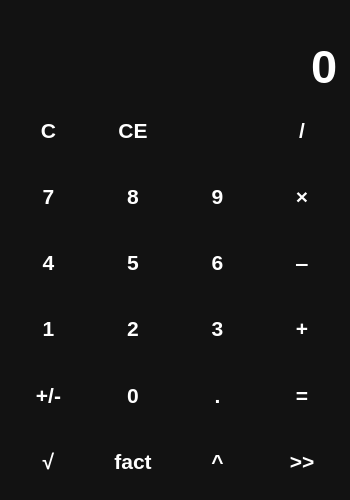
<?xml version="1.0" encoding="UTF-8"?>
<ui version="4.0">
 <class>MainWindow</class>
 <widget class="QMainWindow" name="MainWindow">
  <property name="geometry">
   <rect>
    <x>0</x>
    <y>0</y>
    <width>350</width>
    <height>500</height>
   </rect>
  </property>
  <property name="minimumSize">
   <size>
    <width>350</width>
    <height>500</height>
   </size>
  </property>
  <property name="windowTitle">
   <string>Калькулятор</string>
  </property>
  <property name="windowIcon">
   <iconset resource="files.qrc">
    <normaloff>:/icons/icons/calculator.png</normaloff>:/icons/icons/calculator.png</iconset>
  </property>
  <property name="styleSheet">
   <string notr="true">QWidget{
    color: white;
    background-color: #121212;
    font-family: &quot;Rubik&quot;, sans-serif;
    font-size: 16pt;
    font-weight: 600;
}

QPushButton{
    background-color: transparent;
    border: none;
}

QPushButton:hover{
    background-color: #666;
}

QPushButton:pressed{
    background-color: #888;
}</string>
  </property>
  <widget class="QWidget" name="centralwidget">
   <layout class="QVBoxLayout" name="verticalLayout">
    <item>
     <widget class="QLabel" name="lbl_temp">
      <property name="sizePolicy">
       <sizepolicy hsizetype="Preferred" vsizetype="Maximum">
        <horstretch>0</horstretch>
        <verstretch>0</verstretch>
       </sizepolicy>
      </property>
      <property name="styleSheet">
       <string notr="true">color: #888;</string>
      </property>
      <property name="text">
       <string/>
      </property>
      <property name="alignment">
       <set>Qt::AlignmentFlag::AlignRight|Qt::AlignmentFlag::AlignTrailing|Qt::AlignmentFlag::AlignVCenter</set>
      </property>
     </widget>
    </item>
    <item>
     <widget class="QLineEdit" name="le_entry">
      <property name="sizePolicy">
       <sizepolicy hsizetype="Expanding" vsizetype="Maximum">
        <horstretch>0</horstretch>
        <verstretch>0</verstretch>
       </sizepolicy>
      </property>
      <property name="styleSheet">
       <string notr="true">font-size: 35pt;
border: none;</string>
      </property>
      <property name="text">
       <string>0</string>
      </property>
      <property name="maxLength">
       <number>16</number>
      </property>
      <property name="alignment">
       <set>Qt::AlignmentFlag::AlignRight|Qt::AlignmentFlag::AlignTrailing|Qt::AlignmentFlag::AlignVCenter</set>
      </property>
      <property name="readOnly">
       <bool>true</bool>
      </property>
     </widget>
    </item>
    <item>
     <layout class="QGridLayout" name="layout_buttons">
      <item row="0" column="0">
       <widget class="QPushButton" name="btn_clear">
        <property name="sizePolicy">
         <sizepolicy hsizetype="Minimum" vsizetype="Expanding">
          <horstretch>0</horstretch>
          <verstretch>0</verstretch>
         </sizepolicy>
        </property>
        <property name="cursor">
         <cursorShape>PointingHandCursor</cursorShape>
        </property>
        <property name="text">
         <string>C</string>
        </property>
       </widget>
      </item>
      <item row="4" column="0">
       <widget class="QPushButton" name="btn_change">
        <property name="sizePolicy">
         <sizepolicy hsizetype="Minimum" vsizetype="Expanding">
          <horstretch>0</horstretch>
          <verstretch>0</verstretch>
         </sizepolicy>
        </property>
        <property name="cursor">
         <cursorShape>PointingHandCursor</cursorShape>
        </property>
        <property name="text">
         <string>+/-</string>
        </property>
       </widget>
      </item>
      <item row="5" column="0">
       <widget class="QPushButton" name="btn_root">
        <property name="sizePolicy">
         <sizepolicy hsizetype="Minimum" vsizetype="Expanding">
          <horstretch>0</horstretch>
          <verstretch>0</verstretch>
         </sizepolicy>
        </property>
        <property name="cursor">
         <cursorShape>PointingHandCursor</cursorShape>
        </property>
        <property name="text">
         <string>√</string>
        </property>
       </widget>
      </item>
      <item row="1" column="0">
       <widget class="QPushButton" name="btn_7">
        <property name="sizePolicy">
         <sizepolicy hsizetype="Minimum" vsizetype="Expanding">
          <horstretch>0</horstretch>
          <verstretch>0</verstretch>
         </sizepolicy>
        </property>
        <property name="cursor">
         <cursorShape>PointingHandCursor</cursorShape>
        </property>
        <property name="text">
         <string>7</string>
        </property>
        <property name="shortcut">
         <string>7</string>
        </property>
       </widget>
      </item>
      <item row="3" column="0">
       <widget class="QPushButton" name="btn_1">
        <property name="sizePolicy">
         <sizepolicy hsizetype="Minimum" vsizetype="Expanding">
          <horstretch>0</horstretch>
          <verstretch>0</verstretch>
         </sizepolicy>
        </property>
        <property name="cursor">
         <cursorShape>PointingHandCursor</cursorShape>
        </property>
        <property name="text">
         <string>1</string>
        </property>
        <property name="shortcut">
         <string>1</string>
        </property>
       </widget>
      </item>
      <item row="2" column="0">
       <widget class="QPushButton" name="btn_4">
        <property name="sizePolicy">
         <sizepolicy hsizetype="Minimum" vsizetype="Expanding">
          <horstretch>0</horstretch>
          <verstretch>0</verstretch>
         </sizepolicy>
        </property>
        <property name="cursor">
         <cursorShape>PointingHandCursor</cursorShape>
        </property>
        <property name="text">
         <string>4</string>
        </property>
        <property name="shortcut">
         <string>4</string>
        </property>
       </widget>
      </item>
      <item row="5" column="2">
       <widget class="QPushButton" name="btn_deg">
        <property name="sizePolicy">
         <sizepolicy hsizetype="Minimum" vsizetype="Expanding">
          <horstretch>0</horstretch>
          <verstretch>0</verstretch>
         </sizepolicy>
        </property>
        <property name="cursor">
         <cursorShape>PointingHandCursor</cursorShape>
        </property>
        <property name="text">
         <string>^</string>
        </property>
       </widget>
      </item>
      <item row="5" column="1">
       <widget class="QPushButton" name="btn_fact">
        <property name="sizePolicy">
         <sizepolicy hsizetype="Minimum" vsizetype="Expanding">
          <horstretch>0</horstretch>
          <verstretch>0</verstretch>
         </sizepolicy>
        </property>
        <property name="cursor">
         <cursorShape>PointingHandCursor</cursorShape>
        </property>
        <property name="text">
         <string>fact</string>
        </property>
       </widget>
      </item>
      <item row="5" column="3">
       <widget class="QPushButton" name="btn_dop">
        <property name="sizePolicy">
         <sizepolicy hsizetype="Minimum" vsizetype="Expanding">
          <horstretch>0</horstretch>
          <verstretch>0</verstretch>
         </sizepolicy>
        </property>
        <property name="cursor">
         <cursorShape>PointingHandCursor</cursorShape>
        </property>
        <property name="text">
         <string>&gt;&gt;</string>
        </property>
       </widget>
      </item>
      <item row="4" column="3">
       <widget class="QPushButton" name="btn_equ">
        <property name="sizePolicy">
         <sizepolicy hsizetype="Minimum" vsizetype="Expanding">
          <horstretch>0</horstretch>
          <verstretch>0</verstretch>
         </sizepolicy>
        </property>
        <property name="cursor">
         <cursorShape>PointingHandCursor</cursorShape>
        </property>
        <property name="text">
         <string>=</string>
        </property>
        <property name="shortcut">
         <string>=</string>
        </property>
       </widget>
      </item>
      <item row="3" column="3">
       <widget class="QPushButton" name="btn_plus">
        <property name="sizePolicy">
         <sizepolicy hsizetype="Minimum" vsizetype="Expanding">
          <horstretch>0</horstretch>
          <verstretch>0</verstretch>
         </sizepolicy>
        </property>
        <property name="cursor">
         <cursorShape>PointingHandCursor</cursorShape>
        </property>
        <property name="text">
         <string>+</string>
        </property>
        <property name="shortcut">
         <string>+</string>
        </property>
       </widget>
      </item>
      <item row="2" column="3">
       <widget class="QPushButton" name="btn_sub">
        <property name="sizePolicy">
         <sizepolicy hsizetype="Minimum" vsizetype="Expanding">
          <horstretch>0</horstretch>
          <verstretch>0</verstretch>
         </sizepolicy>
        </property>
        <property name="cursor">
         <cursorShape>PointingHandCursor</cursorShape>
        </property>
        <property name="text">
         <string>‒</string>
        </property>
        <property name="shortcut">
         <string>-</string>
        </property>
       </widget>
      </item>
      <item row="1" column="3">
       <widget class="QPushButton" name="btn_mul">
        <property name="sizePolicy">
         <sizepolicy hsizetype="Minimum" vsizetype="Expanding">
          <horstretch>0</horstretch>
          <verstretch>0</verstretch>
         </sizepolicy>
        </property>
        <property name="cursor">
         <cursorShape>PointingHandCursor</cursorShape>
        </property>
        <property name="text">
         <string>×</string>
        </property>
        <property name="shortcut">
         <string>*</string>
        </property>
       </widget>
      </item>
      <item row="0" column="3">
       <widget class="QPushButton" name="btn_div">
        <property name="sizePolicy">
         <sizepolicy hsizetype="Minimum" vsizetype="Expanding">
          <horstretch>0</horstretch>
          <verstretch>0</verstretch>
         </sizepolicy>
        </property>
        <property name="cursor">
         <cursorShape>PointingHandCursor</cursorShape>
        </property>
        <property name="text">
         <string>/</string>
        </property>
        <property name="shortcut">
         <string>/</string>
        </property>
       </widget>
      </item>
      <item row="0" column="2">
       <widget class="QPushButton" name="btn_backspace">
        <property name="sizePolicy">
         <sizepolicy hsizetype="Minimum" vsizetype="Expanding">
          <horstretch>0</horstretch>
          <verstretch>0</verstretch>
         </sizepolicy>
        </property>
        <property name="cursor">
         <cursorShape>PointingHandCursor</cursorShape>
        </property>
        <property name="text">
         <string/>
        </property>
        <property name="icon">
         <iconset resource="files.qrc">
          <normaloff>:/icons/icons/backspace.png</normaloff>:/icons/icons/backspace.png</iconset>
        </property>
        <property name="iconSize">
         <size>
          <width>24</width>
          <height>24</height>
         </size>
        </property>
        <property name="shortcut">
         <string>Backspace</string>
        </property>
       </widget>
      </item>
      <item row="1" column="2">
       <widget class="QPushButton" name="btn_9">
        <property name="sizePolicy">
         <sizepolicy hsizetype="Minimum" vsizetype="Expanding">
          <horstretch>0</horstretch>
          <verstretch>0</verstretch>
         </sizepolicy>
        </property>
        <property name="cursor">
         <cursorShape>PointingHandCursor</cursorShape>
        </property>
        <property name="text">
         <string>9</string>
        </property>
        <property name="shortcut">
         <string>9</string>
        </property>
       </widget>
      </item>
      <item row="2" column="2">
       <widget class="QPushButton" name="btn_6">
        <property name="sizePolicy">
         <sizepolicy hsizetype="Minimum" vsizetype="Expanding">
          <horstretch>0</horstretch>
          <verstretch>0</verstretch>
         </sizepolicy>
        </property>
        <property name="cursor">
         <cursorShape>PointingHandCursor</cursorShape>
        </property>
        <property name="text">
         <string>6</string>
        </property>
        <property name="shortcut">
         <string>6</string>
        </property>
       </widget>
      </item>
      <item row="3" column="2">
       <widget class="QPushButton" name="btn_3">
        <property name="sizePolicy">
         <sizepolicy hsizetype="Minimum" vsizetype="Expanding">
          <horstretch>0</horstretch>
          <verstretch>0</verstretch>
         </sizepolicy>
        </property>
        <property name="cursor">
         <cursorShape>PointingHandCursor</cursorShape>
        </property>
        <property name="text">
         <string>3</string>
        </property>
        <property name="shortcut">
         <string>3</string>
        </property>
       </widget>
      </item>
      <item row="4" column="2">
       <widget class="QPushButton" name="btn_point">
        <property name="sizePolicy">
         <sizepolicy hsizetype="Minimum" vsizetype="Expanding">
          <horstretch>0</horstretch>
          <verstretch>0</verstretch>
         </sizepolicy>
        </property>
        <property name="cursor">
         <cursorShape>PointingHandCursor</cursorShape>
        </property>
        <property name="text">
         <string>.</string>
        </property>
        <property name="shortcut">
         <string>.</string>
        </property>
       </widget>
      </item>
      <item row="4" column="1">
       <widget class="QPushButton" name="btn_0">
        <property name="sizePolicy">
         <sizepolicy hsizetype="Minimum" vsizetype="Expanding">
          <horstretch>0</horstretch>
          <verstretch>0</verstretch>
         </sizepolicy>
        </property>
        <property name="cursor">
         <cursorShape>PointingHandCursor</cursorShape>
        </property>
        <property name="text">
         <string>0</string>
        </property>
        <property name="shortcut">
         <string>0</string>
        </property>
       </widget>
      </item>
      <item row="3" column="1">
       <widget class="QPushButton" name="btn_2">
        <property name="sizePolicy">
         <sizepolicy hsizetype="Minimum" vsizetype="Expanding">
          <horstretch>0</horstretch>
          <verstretch>0</verstretch>
         </sizepolicy>
        </property>
        <property name="cursor">
         <cursorShape>PointingHandCursor</cursorShape>
        </property>
        <property name="text">
         <string>2</string>
        </property>
        <property name="shortcut">
         <string>2</string>
        </property>
       </widget>
      </item>
      <item row="2" column="1">
       <widget class="QPushButton" name="btn_5">
        <property name="sizePolicy">
         <sizepolicy hsizetype="Minimum" vsizetype="Expanding">
          <horstretch>0</horstretch>
          <verstretch>0</verstretch>
         </sizepolicy>
        </property>
        <property name="cursor">
         <cursorShape>PointingHandCursor</cursorShape>
        </property>
        <property name="text">
         <string>5</string>
        </property>
        <property name="shortcut">
         <string>5</string>
        </property>
       </widget>
      </item>
      <item row="1" column="1">
       <widget class="QPushButton" name="btn_8">
        <property name="sizePolicy">
         <sizepolicy hsizetype="Minimum" vsizetype="Expanding">
          <horstretch>0</horstretch>
          <verstretch>0</verstretch>
         </sizepolicy>
        </property>
        <property name="cursor">
         <cursorShape>PointingHandCursor</cursorShape>
        </property>
        <property name="text">
         <string>8</string>
        </property>
        <property name="shortcut">
         <string>8</string>
        </property>
       </widget>
      </item>
      <item row="0" column="1">
       <widget class="QPushButton" name="btn_ce">
        <property name="sizePolicy">
         <sizepolicy hsizetype="Minimum" vsizetype="Expanding">
          <horstretch>0</horstretch>
          <verstretch>0</verstretch>
         </sizepolicy>
        </property>
        <property name="cursor">
         <cursorShape>PointingHandCursor</cursorShape>
        </property>
        <property name="text">
         <string>CE</string>
        </property>
        <property name="shortcut">
         <string>Del</string>
        </property>
       </widget>
      </item>
     </layout>
    </item>
   </layout>
  </widget>
 </widget>
 <resources>
  <include location="files.qrc"/>
 </resources>
 <connections/>
</ui>
